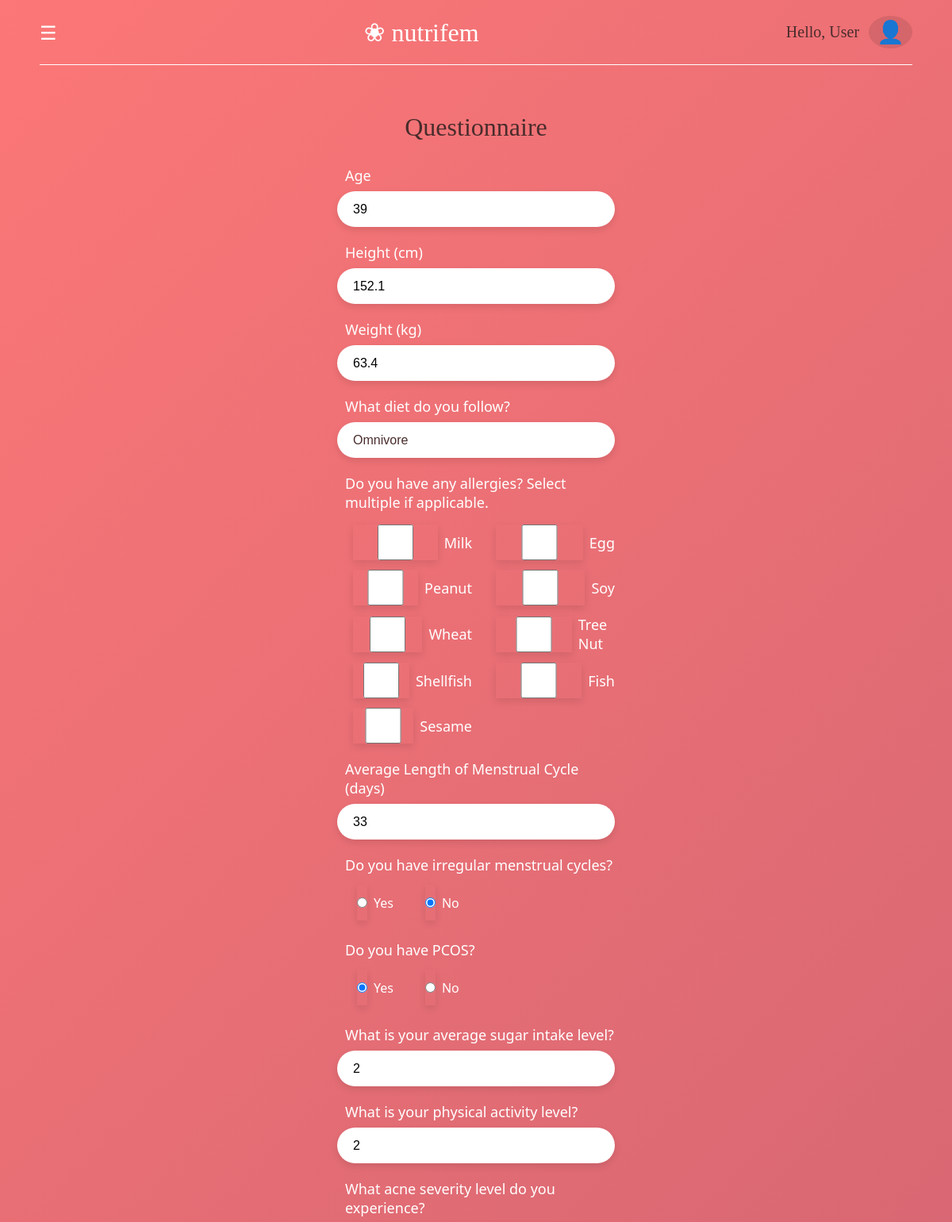
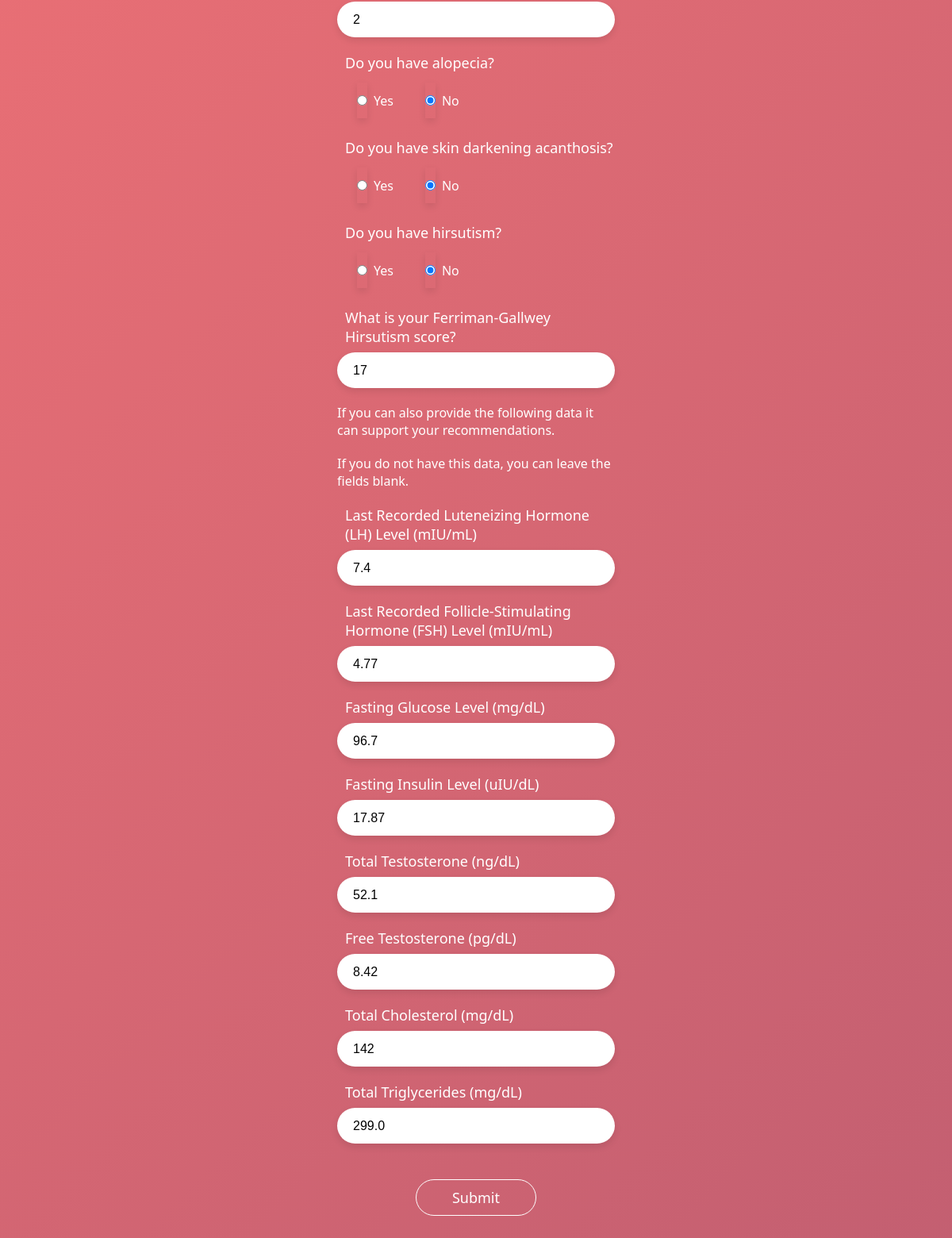
The page /questionnaire (signed in) on the database its author committed (2 pictures, top to bottom).
### tables this page shows
CREATE TABLE "patientdata" (
"Age" INTEGER,
  "Height_cm" REAL,
  "Weight_kg" REAL,
  "BMI" REAL,
  "Menstrual_Cycle_Length_days" INTEGER,
  "Menstrual_Irregularity" INTEGER,
  "Fasting_Glucose_mg_dL" REAL,
  "Fasting_Insulin_uIU_mL" REAL,
  "HOMA_IR" REAL,
  "LH_mIU_mL" REAL,
  "FSH_mIU_mL" REAL,
  "LH_FSH_Ratio" REAL,
  "Total_Testosterone_ng_dL" REAL,
  "Free_Testosterone_pg_mL" REAL,
  "Total_Cholesterol_mg_dL" INTEGER,
  "Triglycerides_mg_dL" REAL,
  "Dietary_Sugar_Intake" INTEGER,
  "Physical_Activity_Level" INTEGER,
  "PCOS_Diagnosis" INTEGER,
  "Hirsutism_Score_FG" INTEGER,
  "Acne_Severity" INTEGER,
  "Alopecia" INTEGER,
  "Skin_Darkening_Acanthosis" INTEGER,
  "first_name" TEXT,
  "last_name" TEXT,
  "email" TEXT,
  "Target_Nutrient_Vector" TEXT,
  "hashed_password" TEXT
);

### WORKING_APP.py (the view, shortened to what this page needs)
@app.route('/questionnaire', methods=['GET', 'POST'])
def questionnaire():
    if "ID" not in session:
        flash("Please log in to continue.")
        return redirect(url_for("login"))
    user_email = session["ID"]
    conn = sqlite3.connect(DB_PATH)
    conn.row_factory = sqlite3.Row
    cursor = conn.cursor()
    cursor.execute("SELECT * FROM patientdata WHERE lower(email) = lower(?)", (user_email,))
    user_data = cursor.fetchone()
    conn.close()
    user_first_name = session.get("first_name", "User")
    return render_template('questionnaire.html', first_name=user_first_name, user=user_data)

### templates/questionnaire.html (shortened to what this page needs)
<!DOCTYPE html>
<html lang="en">
<head>
    <link rel="stylesheet" href="{{ url_for('static', filename='css/questionnaire.css') }}">
</head>
<body>
  <header class="navbar">
    <div class="menu-icon" onclick="openNav()">&#9776;</div>
    <div class="logo">
      <span class="flower-icon">&#10048;</span> nutrifem
    </div>
    <div class="user-profile">
        <span class="greeting">Hello, User</span>
        <span class="user-icon">&#128100;</span>
    </div>
  </header>
  <hr class="nav-divider">
  <main class="login-wrapper">
    <div class="login-container">
      <h1>Questionnaire</h1>
      <form class="login-form", method="post", action="/questionnaire">
        <div class="form-group">
          <label for="age">Age</label>
          <input
            type="number"
            id="age"
            name="age"
            min="18"
            max="120"
            title="Please enter your age."
            required
            value="{{ user.Age if user and user.Age != None else '' }}">
        </div>
        <div class="form-group">
          <label for="height">Height (cm)</label>
          <input
            type="number"
            id="height"
            name="height"
            min="120"
            max="220"
            title="Please enter your height."
            required
            value="{{ user.Height_cm if user and user.Height_cm != None else '' }}">
        </div>
        <div class="form-group">
          <label for="weight">Weight (kg)</label>
          <input
            type="number"
            id="weight"
            name="weight"
            min="20"
            max="200"
            title="Please enter your weight."
            required
            value="{{ user.Weight_kg if user and user.Weight_kg != None else '' }}">
        </div>
        <div class="form-group">
          <label for="diet">What diet do you follow?</label>
          <select name ="diet" id="diet">
            <option value="omnivore">Omnivore</option>
          </select>
        </div>
        <div class="form-group">
          <label for="allergens">Do you have any allergies? Select multiple if applicable.</label>
          <div class="checkbox-grid">
            <label class="checkbox-item"><input type="checkbox" name="allergens" value="milk" {% if user and user.Allergens and 'milk' in user.Allergens %}checked{% endif %}>Milk</label>
            <label class="checkbox-item"><input type="checkbox" name="allergens" value="egg" {% if user and user.Allergens and 'egg' in user.Allergens %}checked{% endif %}>Egg</label>
            <label class="checkbox-item"><input type="checkbox" name="allergens" value="peanut" {% if user and user.Allergens and 'peanut' in user.Allergens %}checked{% endif %}>Peanut</label>
            <label class="checkbox-item"><input type="checkbox" name="allergens" value="soy" {% if user and user.Allergens and 'soy' in user.Allergens %}checked{% endif %}>Soy</label>
            <label class="checkbox-item"><input type="checkbox" name="allergens" value="wheat" {% if user and user.Allergens and 'wheat' in user.Allergens %}checked{% endif %}>Wheat</label>
            <label class="checkbox-item"><input type="checkbox" name="allergens" value="tree_nut" {% if user and user.Allergens and 'tree_nut' in user.Allergens %}checked{% endif %}>Tree Nut</label>
            <label class="checkbox-item"><input type="checkbox" name="allergens" value="shellfish" {% if user and user.Allergens and 'shellfish' in user.Allergens %}checked{% endif %}>Shellfish</label>
            <label class="checkbox-item"><input type="checkbox" name="allergens" value="fish" {% if user and user.Allergens and 'fish' in user.Allergens %}checked{% endif %}>Fish</label>
            <label class="checkbox-item"><input type="checkbox" name="allergens" value="sesame" {% if user and user.Allergens and 'sesame' in user.Allergens %}checked{% endif %}>Sesame</label>
          </div>
        </div>
        <div class="form-group">
          <label for="cycle_length">Average Length of Menstrual Cycle (days)</label>
          <input
            type="number"
            id="cycle_length"
            name="cycle_length"
            min="10"
            max="60"
            title="Please enter the average length of your menstrual cycle."
            required
            value="{{ user.Menstrual_Cycle_Length_days if user and user.Menstrual_Cycle_Length_days != None else '' }}">
        </div>
        <div class="form-group">
          <label for="menstrual_irregularity">Do you have irregular menstrual cycles?</label>
          <div class="radio-group">
            <label><input type="radio" id="yes" name="menstrual_irregularity" value="Yes" {% if user and user.Menstrual_Irregularity == 1 %}checked{% endif %}> Yes</label>
            <label><input type="radio" id="no" name="menstrual_irregularity" value="No" {% if user and user.Menstrual_Irregularity != 1 %}checked{% endif %}> No</label>
          </div>
        </div>
        <div class="form-group">
          <label for="pcos_diagnosis">Do you have PCOS?</label>
          <div class="radio-group">
            <label><input type="radio" id="yes" name="pcos_diagnosis" value="Yes" {% if user and user.PCOS_Diagnosis == 1 %}checked{% endif %}> Yes</label>
            <label><input type="radio" id="no" name="pcos_diagnosis" value="No" {% if user and user.PCOS_Diagnosis != 1 %}checked{% endif %}> No</label>
          </div>
        </div>
        <div class="form-group">
          <label for="sugar_intake">What is your average sugar intake level?</label>
          <input
            type="number"
            id="sugar_intake"
            name="sugar_intake"
            min="1"
            max="3"
            title="Please enter your average sugar intake level."
            required
            value="{{ user.Dietary_Sugar_Intake if user and user.Dietary_Sugar_Intake != None else '' }}">
        </div>
        <div class="form-group">
          <label for="physical_activity">What is your physical activity level?</label>
          <input
            type="number"
            id="physical_activity"
            name="physical_activity"
            min="1"
            max="3"
            title="Please enter your physical activity level."
            required
            value="{{ user.Physical_Activity_Level if user and user.Physical_Activity_Level != None else '' }}">
        </div>
        <div class="form-group">
          <label for="acne_severity">What acne severity level do you experience?</label>
          <input
            type="number"
            id="acne_severity"
            name="acne_severity"
            min="0"
            max="3"
            title="Please enter your acne severity level."
            required
            value="{{ user.Acne_Severity if user and user.Acne_Severity != None else '' }}">
        </div>
        <div class="form-group">
          <label for="alopecia">Do you have alopecia?</label>
          <div class="radio-group">
            <label><input type="radio" id="yes" name="alopecia" value="Yes" {% if user and user.Alopecia == 1 %}checked{% endif %}> Yes</label>
            <label><input type="radio" id="no" name="alopecia" value="No" {% if user and user.Alopecia != 1 %}checked{% endif %}> No</label>
          </div>
        </div>
        <div class="form-group">
          <label for="acanthosis">Do you have skin darkening acanthosis?</label>
          <div class="radio-group">
            <label><input type="radio" id="yes" name="acanthosis" value="Yes" {% if user and user.Skin_Darkening_Acanthosis == 1 %}checked{% endif %}> Yes</label>
            <label><input type="radio" id="no" name="acanthosis" value="No" {% if user and user.Skin_Darkening_Acanthosis != 1 %}checked{% endif %}> No</label>
          </div>
        </div>
        <div class="form-group">
          <label for="hirsutism">Do you have hirsutism?</label>
          <div class="radio-group">
            <label><input type="radio" id="yes" name="hirsutism" value="Yes" {% if user and user.Hirsutism_Score_FG == 1 %}checked{% endif %}> Yes</label>
            <label><input type="radio" id="no" name="hirsutism" value="No" {% if user and user.Hirsutism_Score_FG != 1 %}checked{% endif %}> No</label>
          </div>
        </div>
        <div class="form-group">
          <label for="fg_score">What is your Ferriman-Gallwey Hirsutism score?</label>
          <input
            type="number"
            id="fg_score"
            name="fg_score"
            min="0"
            max="24"
            title="Please enter your Ferriman-Gallwey Hirsutism score."
            required
            value="{{ user.Hirsutism_Score_FG if user and user.Hirsutism_Score_FG != None else '' }}">
        </div>
        <p>If you can also provide the following data it can support your recommendations.</p>
        <p>If you do not have this data, you can leave the fields blank.</p>
        <div class="form-group">
          <label for="lh_level">Last Recorded Luteneizing Hormone (LH) Level (mIU/mL)</label>
          <input
            type="number"
            id="lh_level"
            name="lh_level"
            min="1"
            max="30"
            value="{{ user.LH_mIU_mL if user and user.LH_mIU_mL != None else '' }}">
        </div>
        <div class="form-group">
          <label for="fsh_level">Last Recorded Follicle-Stimulating Hormone (FSH) Level (mIU/mL)</label>
          <input
            type="number"
            id="fsh_level"
            name="fsh_level"
            min="1"
            max="30"
            value="{{ user.FSH_mIU_mL if user and user.FSH_mIU_mL != None else '' }}">
        </div>
        <div class="form-group">
          <label for="glucose_level">Fasting Glucose Level (mg/dL)</label>
          <input
            type="number"
            id="glucose_level"
            name="glucose_level"
            min="30"
            max="150"
            value="{{ user.Fasting_Glucose_mg_dL if user and user.Fasting_Glucose_mg_dL != None else '' }}">
        </div>
        <div class="form-group">
          <label for="insulin_level">Fasting Insulin Level (uIU/dL)</label>
          <input
            type="number"
            id="insulin_level"
            name="insulin_level"
            min="1"
            max="40"
            value="{{ user.Fasting_Insulin_uIU_mL if user and user.Fasting_Insulin_uIU_mL != None else '' }}">
        </div>
        <div class="form-group">
          <label for="total_tes">Total Testosterone (ng/dL)</label>
          <input
            type="number"
            id="total_tes"
            name="total_tes"
            min="1"
            max="120"
            value="{{ user.Total_Testosterone_ng_dL if user and user.Total_Testosterone_ng_dL != None else '' }}">
        </div>
        <div class="form-group">
          <label for="free_tes">Free Testosterone (pg/dL)</label>
          <input
            type="number"
            id="free_tes"
            name="free_tes"
            min="1"
            max="20"
            value="{{ user.Free_Testosterone_pg_mL if user and user.Free_Testosterone_pg_mL != None else '' }}">
        </div>
        <div class="form-group">
          <label for="cholesterol">Total Cholesterol (mg/dL)</label>
          <input
            type="number"
            id="cholesterol"
            name="cholesterol"
            min="90"
            max="350"
            value="{{ user.Total_Cholesterol_mg_dL if user and user.Total_Cholesterol_mg_dL != None else '' }}">
        </div>
        <div class="form-group">
          <label for="triglycerides">Total Triglycerides (mg/dL)</label>
          <input
            type="number"
            id="triglycerides"
            name="triglycerides"
            min="90"
            max="350"
            value="{{ user.Triglycerides_mg_dL if user and user.Triglycerides_mg_dL != None else '' }}">
        </div>
        <button type="submit" class="btn btn-submit">Submit</button>
      </form>
    </div>
  </main>
</body>
</html>

### static/css/questionnaire.css (style rules this page uses)
* { box-sizing: border-box; margin: 0; padding: 0; }
body { background: linear-gradient(135deg, #fc7777 0%, #c35f71 100%); color: white; font-family: 'Segoe UI', Tahoma, Geneva, Verdana, sans-serif; min-height: 100vh; }
.navbar { display: flex; justify-content: space-between; align-items: center; padding: 20px 50px; }
.menu-icon { font-size: 24px; cursor: pointer; }
.logo { font-size: 32px; font-family: Georgia, serif; }
.nav-divider { border: 0; border-top: 1px solid white; margin: 0 50px; }
.btn { text-decoration: none; color: white; border: 1px solid white; border-radius: 25px; transition: background 0.3s ease; height: fit-content; align-self: center; }
.user-profile { display: flex; align-items: center; gap: 12px; font-family: Georgia, serif; font-size: 20px; color: #4a2c2c; }
.user-icon { font-size: 28px; background-color: rgba(74, 44, 44, 0.15); padding: 4px 10px; border-radius: 50%; display: flex; align-items: center; justify-content: center; }
.login-wrapper { display: flex; justify-content: center; padding: 60px 20px; }
.login-container { width: 100%; max-width: 350px; display: flex; flex-direction: column; align-items: center; }
.login-container h1 { font-family: Georgia, serif; color: #4a2c2c; font-size: 32px; font-weight: normal; margin-bottom: 30px; }
.login-form { width: 100%; display: flex; flex-direction: column; gap: 20px; }
.form-group { display: flex; flex-direction: column; gap: 8px; }
.form-group label { font-size: 18px; color: white; padding-left: 10px; }
.form-group input { width: 100%; height: 45px; border-radius: 25px; border: none; padding: 0 20px; font-size: 16px; outline: none; box-shadow: 0 4px 10px rgba(0,0,0,0.1); }
button.btn-submit { background-color: transparent; padding: 10px 45px; font-size: 18px; cursor: pointer; margin-top: 25px; font-family: inherit; }
.radio-group { display: flex; gap: 30px; align-items: center; padding-left: 10px; margin: 5px; }
.radio-group label { display: flex; align-items: center; gap: 8px; font-size: 16px; cursor: pointer; }
.form-group select { width: 100%; height: 45px; border-radius: 25px; border: none; padding: 0 20px; font-size: 16px; outline: none; background-color: white; color: #4a2c2c; box-shadow: 0 4px 10px rgba(0, 0, 0, 0.1); cursor: pointer; appearance: none; -webkit-appearance: none; -moz-appearance: none; }
.checkbox-grid { display: grid; grid-template-columns: repeat(auto-fill, minmax(130px, 1fr)); gap: 12px 20px; padding-left: 10px; margin-top: 8px; }
.checkbox-item { display: flex; align-items: center; gap: 8px; font-size: 16px; color: white; cursor: pointer; }

### rows shown on the page
patientdata: age "39", height "152.1", weight "63.4", cycle_length "33", Menstrual_Irregularity "☐ Yes", Menstrual_Irregularity "☑ No", PCOS_Diagnosis "☑ Yes", PCOS_Diagnosis "☐ No", sugar_intake "2", physical_activity "2", acne_severity "2", Alopecia "☐ Yes", Alopecia "☑ No", Skin_Darkening_Acanthosis "☐ Yes", Skin_Darkening_Acanthosis "☑ No", Hirsutism_Score_FG "☐ Yes", Hirsutism_Score_FG "☑ No", fg_score "17", lh_level "7.4", fsh_level "4.77", glucose_level "96.7", insulin_level "17.87", total_tes "52.1", free_tes "8.42", cholesterol "142", triglycerides "299.0"
